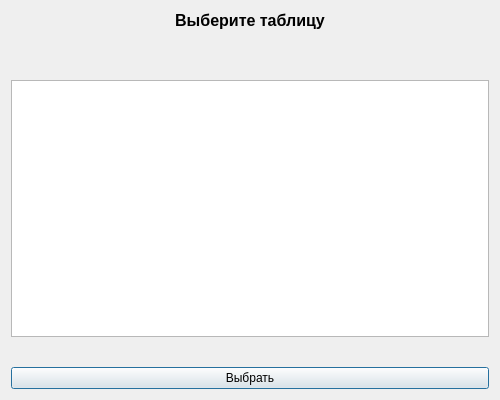
<?xml version="1.0" encoding="UTF-8"?>
<ui version="4.0">
 <class>FKCreator</class>
 <widget class="QDialog" name="FKCreator">
  <property name="geometry">
   <rect>
    <x>0</x>
    <y>0</y>
    <width>500</width>
    <height>400</height>
   </rect>
  </property>
  <property name="windowTitle">
   <string>Dialog</string>
  </property>
  <layout class="QVBoxLayout" name="verticalLayout_2">
   <property name="spacing">
    <number>50</number>
   </property>
   <item>
    <widget class="QLabel" name="label">
     <property name="font">
      <font>
       <pointsize>12</pointsize>
       <weight>75</weight>
       <bold>true</bold>
      </font>
     </property>
     <property name="text">
      <string>Выберите таблицу</string>
     </property>
     <property name="alignment">
      <set>Qt::AlignCenter</set>
     </property>
    </widget>
   </item>
   <item>
    <layout class="QVBoxLayout" name="verticalLayout">
     <property name="spacing">
      <number>30</number>
     </property>
     <item>
      <widget class="QListView" name="tableNames"/>
     </item>
     <item>
      <widget class="QPushButton" name="chooseTable">
       <property name="text">
        <string>Выбрать</string>
       </property>
      </widget>
     </item>
    </layout>
   </item>
  </layout>
 </widget>
 <resources/>
 <connections/>
</ui>
